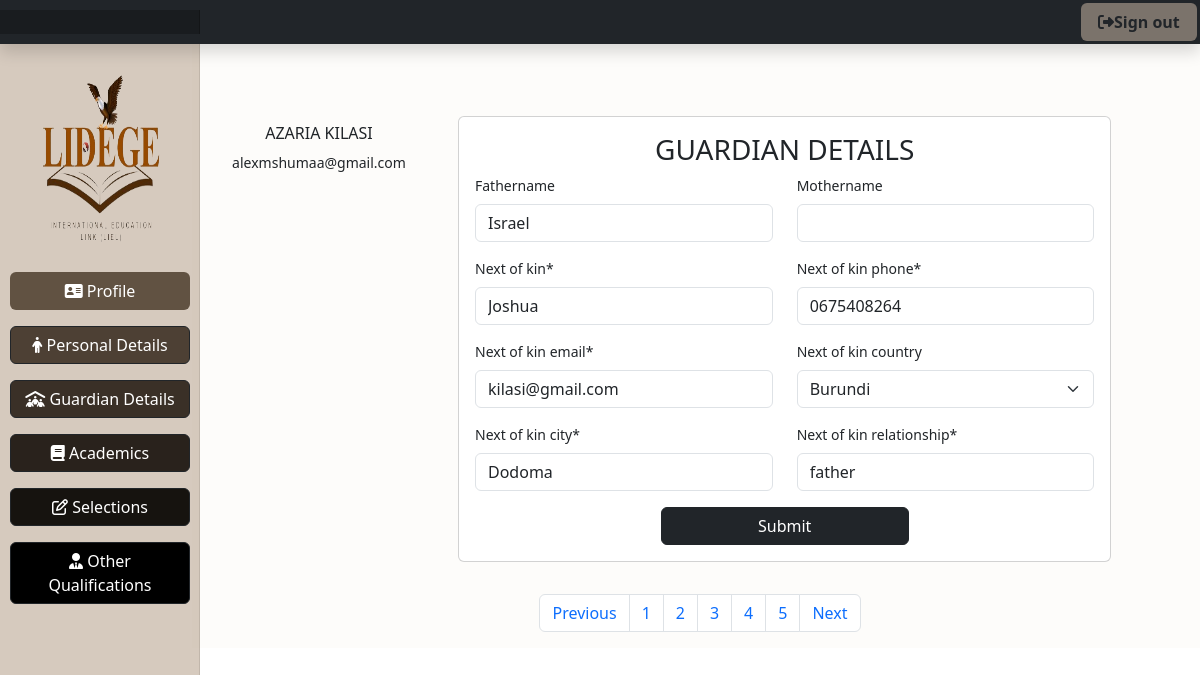
The app's page /guardian/ (signed in) with its own data.
### applicantsReg/models.py (models this page shows, shortened)
class Applicant_Personal_Details(models.Model):
    user = models.OneToOneField(CustomUser, on_delete=models.CASCADE,related_name='personal_details')
    firstname = models.CharField(max_length=100)
    last_name = models.CharField(max_length=100)
    phone = models.CharField(max_length=13)
    date_of_birth =  models.DateField(null=True)
    submission_time = SubmissionTimeField(null=True)
    nationality = models.CharField(
        max_length=100,
        choices=[(country.name, country.name) for country in pycountry.countries],
        blank=True,
        null=True,
    )
    profile_image = models.ImageField(upload_to='profile_images/', blank=True)
    class Meta:
        verbose_name_plural = "Applicant personal Details"

class CustomUser(AbstractUser):
    email = models.EmailField(unique=True, blank=True, null=True)
    username = models.CharField(max_length=100, unique=True)
    referred_by = models.ForeignKey('self', on_delete=models.SET_NULL, null=True, related_name='referrals')
    class Meta:
        verbose_name_plural = "Users"

class Applicants_guardian_details(models.Model):
    user = models.OneToOneField(CustomUser, on_delete=models.CASCADE,related_name='guardian_details')
    fathername = models.CharField(max_length=100, null=True, blank=True)
    mothername = models.CharField(max_length=100, null=True, blank=True)
    next_of_kin = models.CharField(max_length=100)
    next_of_kin_relationship = models.CharField(max_length=100)
    next_of_kin_phone = models.CharField(max_length=13)
    next_of_kin_email = models.EmailField(null=True)
    next_of_kin_country = models.CharField(
        max_length=100,
        choices=[(country.name, country.name) for country in pycountry.countries],
        blank=True,
        null=True,
    )
    next_of_kin_city = models.CharField(max_length=13)
    next_of_kin_postal_code = models.CharField(max_length=13,null=True, blank=True)
    next_of_kin_profile_image = models.ImageField(upload_to='profile_images/',null=True, blank=True)
    submission_time = SubmissionTimeField(null=True)
    class Meta:
        verbose_name_plural = "Guardian Details"

### applicantsReg/views.py (the view)
# urls.py: path('guardian/',views.guardian_details_view,name = 'guardian'),
@login_required
def guardian_details_view(request):
    if request.user.is_staff:
        return redirect("applist")
    applicant_details = getattr(request.user, 'personal_details', None)
    guardian_details = getattr(request.user, 'guardian_details', None)
    if guardian_details:
        submission_time = guardian_details.submission_time  # Assuming there's a submission_time field in your model
        if guardian_details is not None and submission_time is not None:
            if submission_time + timedelta(hours=168) < timezone.now():  # Assuming there's a submission_time field in your model
                messages.warning(request, "You can't modify your data after 24 hours since submission.")
                return redirect("home")
        if request.method == "POST":
            form = ApplicantsGuardianDetailsForm(request.POST, request.FILES, instance=guardian_details)
            if form.is_valid():
                form.save()
                return redirect('academics')
        else:
            form = ApplicantsGuardianDetailsForm(instance = guardian_details)
        return render(request, "guardianDetails.html", {"form": form,"applicant_details":applicant_details,"messages":messages})
    else:
        error_message = "You don't have any profile you may logout or contact you system admin."
        messages.warning(request, error_message)
        return redirect("home")

### applicantsReg/forms.py
class ApplicantsGuardianDetailsForm(forms.ModelForm):
    class Meta:
        model = Applicants_guardian_details
        fields = ("fathername", "mothername","next_of_kin","next_of_kin_phone","next_of_kin_email", "next_of_kin_country","next_of_kin_city","next_of_kin_relationship")
    pass

### applicantsReg/templates/guardianDetails.html (shortened to what this page needs)
{%extends 'base7.html'%}
{%load static%}
{%load crispy_forms_tags%}
{%block content%}
<div class="row" style="background-color:#f1e7dd27; height:cover; margin-bottom: 2rem;">
    <div class="col-md-3">
       {%if applicant_details.profile_image%}
       <h6 style="text-align: center;">{{applicant_details.firstname}} {{applicant_details.last_name}}</h6>
       <p style="text-align: center;">{{applicant_details.user.email}}</p>
       {%else%}
       <img class="rounded-circle" src="{%static 'img/avatar.jpg'%}" alt="" style="width: 50%; margin-left: 25%; margin-top: 3rem;">
       <h6 style="text-align: center;margin-top: 0.5rem;">{{applicant_details.user.email}}</h6>
       {%endif%}
    </div>
    <div class="col-md-8">
        <div class="card" style="margin-top: 4.5rem; padding: 1rem;">
                <h3 style="text-align: center;">GUARDIAN DETAILS</h3>
                <form action="" method="POST" enctype="multipart/form-data">
                <div class="row">
                    <div class="col-md-6">
                            {{form.fathername|as_crispy_field}}
                    </div>
                    <div class="col-md-6">
                        {{form.mothername|as_crispy_field}}
                    </div>
                    </div>
                    <div class="row">
                        <div class="col-md-6">
                                {{form.next_of_kin|as_crispy_field}}
                        </div>
                        <div class="col-md-6">
                            {{form.next_of_kin_phone|as_crispy_field}}
                        </div>
                        </div>
                        <div class="row">
                            <div class="col-md-6">
                                    {{form.next_of_kin_email|as_crispy_field}}
                            </div>
                            <div class="col-md-6">
                                {{form.next_of_kin_country|as_crispy_field}}
                            </div>
                            </div>
                            <div class="row">
                                <div class="col-md-6">
                                        {{form.next_of_kin_city|as_crispy_field}}
                                </div>
                                <div class="col-md-6">
                                    {{form.next_of_kin_relationship|as_crispy_field}}
                                </div>
                                </div>
                <input type="submit" value="Submit" class="btn btn-dark" style="width: 40%; margin-left: 30%;">
                </form>
        </div>
    </div>
    <nav aria-label="Page navigation example" style="margin-top: 2rem;">
        <ul class="pagination justify-content-center">
          <li class="page-item">
            <a class="page-link" href="{%url 'applicant_details'%}" tabindex="-1" aria-disabled="true">Previous</a>
          </li>
          <li class="page-item"><a class="page-link" href="{%url 'applicant_details'%}">1</a></li>
          <li class="page-item"><a class="page-link" href="{%url 'guardian'%}">2</a></li>
          <li class="page-item"><a class="page-link" href="{%url 'academics'%}">3</a></li>
          <li class="page-item"><a class="page-link" href="{%url 'selections'%}">4</a></li>
          <li class="page-item"><a class="page-link" href="{%url 'other'%}">5</a></li>
          <li class="page-item">
            <a class="page-link" href="{%url 'academics'%}">Next</a>
          </li>
        </ul>
    </nav>
</div>
{%endblock%}

### applicantsReg/templates/base7.html (shortened to what this page needs)
{%load static%}
<!doctype html>
<html lang="en">
  <head>
    <link href="https://cdn.jsdelivr.net/npm/bootstrap@5.3.3/dist/css/bootstrap.min.css" rel="stylesheet">
    <link
          rel="stylesheet"
          href="https://cdnjs.cloudflare.com/ajax/libs/animate.css/4.1.1/animate.min.css"
        />
        <link rel="stylesheet" href="https://cdnjs.cloudflare.com/ajax/libs/font-awesome/6.5.2/css/all.min.css">
    <link href="{%static 'css/dashboard.css'%}" rel="stylesheet">
  </head>
  <body>
<header class="navbar navbar-dark sticky-top bg-dark flex-md-nowrap p-0 shadow">
  <a class="navbar-brand col-md-3 col-lg-2 me-0 px-3" href="#"></a>
  <div class="navbar-nav">
    <div class="nav-item text-nowrap">
      <a class="btn px-3" style="margin: 0.2rem; background-color:#d1bdaa83 ;" href="{%url 'logout'%}"><i class="fa-solid fa-right-from-bracket"></i><strong>Sign out</strong></a>
    </div>
  </div>
</header>
<div class="container-fluid">
  <div class="row">
    <nav id="sidebarMenu" class="col-md-2 d-md-block  sidebar collapse" style="background-color:#b1998285 ;">
      <div class="position-sticky">
             <div>
                <img src="{%static 'img/lidege_logo__1__page-0001-removebg-preview (1).png'%}" alt="" style="width:80%; height: 200px; margin-bottom: 1rem; margin-top: 0.5rem; margin-left: 10%; padding: 0.5rem;">
             </div>
            <a class="btn" style="width: 90%; margin-left: 5%; margin-bottom:1rem; background-color:#615242; color: white;" href="{%url 'profile'%}">
            <i class="fa-solid fa-address-card"></i>
              Profile
            </a>
            <a class="btn btn-dark" style="width: 90%; margin-left: 5%; margin-bottom:1rem; background-color:#4d4034;" href="{%url 'applicant_details'%}">
                <i class="fa-solid fa-person"></i>
              Personal Details
            </a>
            <a class="btn btn-dark" style="width: 90%; margin-left: 5%; margin-bottom:1rem; background-color:#3a3027;" href="{%url 'guardian'%}">
                <i class="fa-solid fa-people-roof"></i>
             Guardian Details
            </a>
            <a class="btn btn-dark" style="width: 90%; margin-left: 5%; margin-bottom:1rem; background-color:#29221c;" href="{%url 'academics'%}">
                <i class="fa-solid fa-book"></i>
              Academics
            </a>
            <a class="btn btn-dark" style="width: 90%; margin-left: 5%; margin-bottom:1rem; background-color:#16130f;" href="{%url 'selections'%}">
                <i class="fa-regular fa-pen-to-square"></i>
              Selections
            </a>
            <a class="btn btn-dark" style="width: 90%; margin-left: 5%; margin-bottom:1rem; background-color:#000000;" href="{%url 'other'%}">
                <i class="fa-solid fa-user-tie"></i>
              Other Qualifications
            </a>
      </div>
    </nav>
    <main class="col-md-10 ms-sm-auto px-md-1">
    {%block content%}
    {%endblock%}
    </main>
  </div>
</div>
  </body>
</html>

### static/css/dashboard.css (style rules this page uses)
body { font-size: .875rem; }
.sidebar { position: fixed; top: 0; bottom: 0; left: 0; z-index: 100; padding: 48px 0 0; box-shadow: inset -1px 0 0 rgba(0, 0, 0, .1); }
.navbar-brand { padding-top: .75rem; padding-bottom: .75rem; font-size: 1rem; background-color: rgba(0, 0, 0, .25); box-shadow: inset -1px 0 0 rgba(0, 0, 0, .25); }

### records on screen
Applicant_Personal_Details: firstname "AZARIA", last_name "KILASI", user.email "alexmshumaa@gmail.com"
Applicants_guardian_details: fathername "Israel", next_of_kin "Joshua", next_of_kin_phone "0675408264", next_of_kin_email "kilasi@gmail.com", next_of_kin_country "Burundi", next_of_kin_city "Dodoma", next_of_kin_relationship "father"
